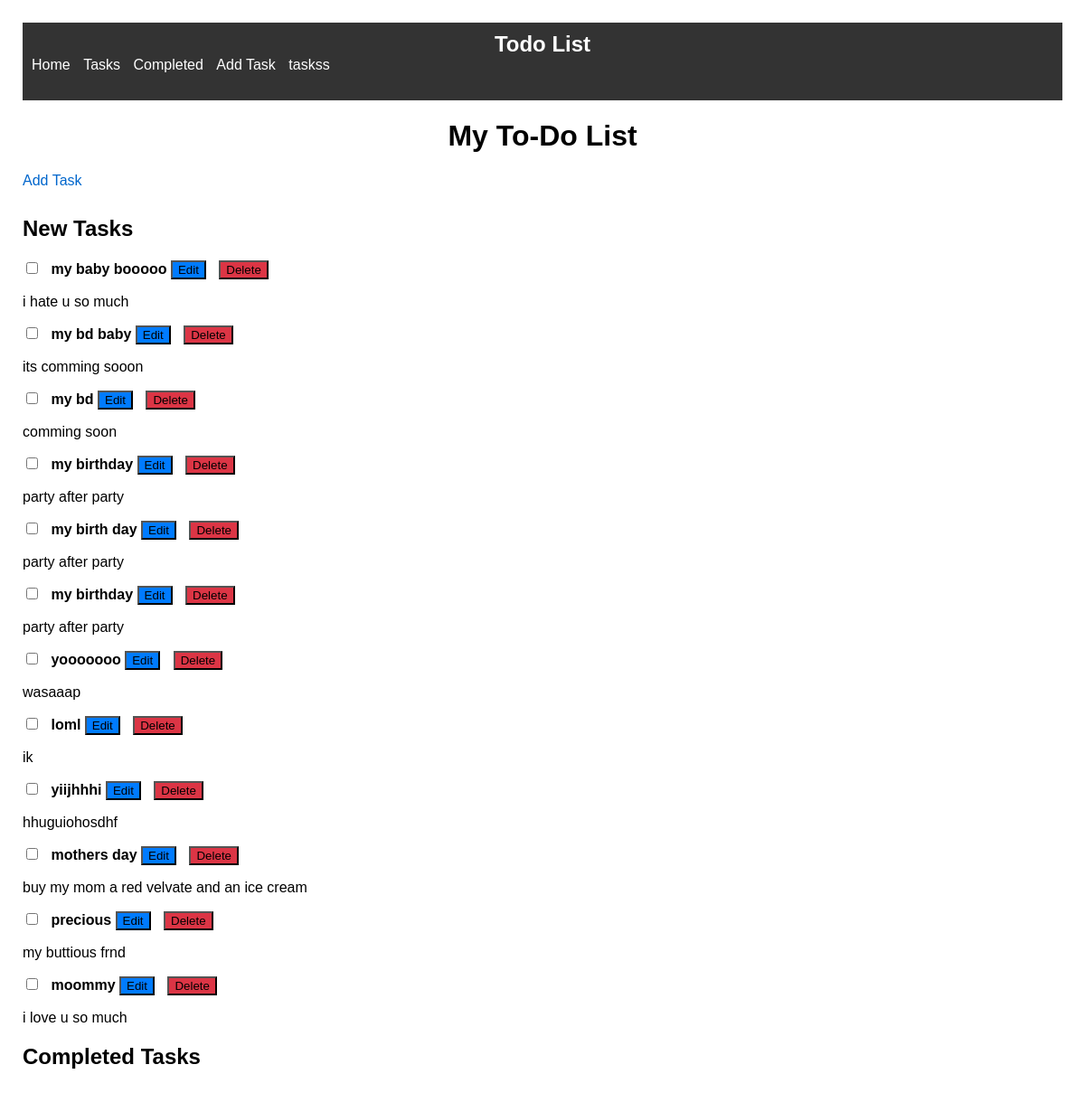
Page /tasklist/ on the earlier database version.
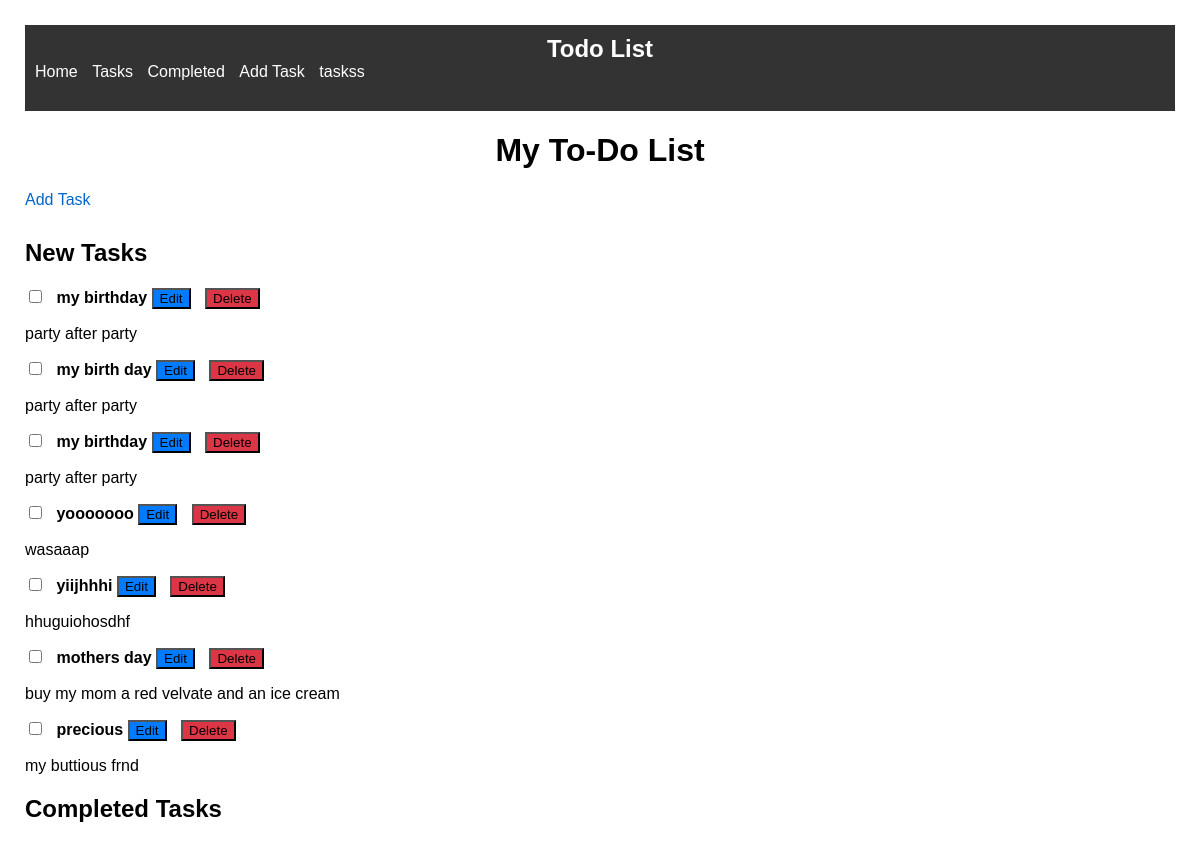
Same page on the later database version.
### tasks/models.py (models this page shows, shortened)
class Task(models.Model):
    title = models.CharField(max_length=200)
    description = models.TextField()
    completed = models.BooleanField(default=False)

### tasks/views.py (the view)
# urls.py: path('tasklist/', views.task_list, name='tasklist'),
def task_list(request):
    tasks = Task.objects.all()
    return render(request, 'tasklist.html', {'tasks': tasks})

### tasks/templates/tasklist.html (shortened to what this page needs)
{% extends 'base.html' %}
{% load static %}
{% block content %}
    <h1>My To-Do List</h1>
    <link rel="stylesheet" href="{% static 'tasks.css' %}">
    <a href="{% url 'tasks:add_task' %}">Add Task</a>
    <h2>New Tasks</h2>
    {% for task in tasks %}
        {% if not task.completed %}
            <div class="task-item">
                <input type="checkbox" {% if task.completed %}checked{% endif %}>
                <strong>{{ task.title }}</strong>
                <button class="edit-button" onclick="location.href='{% url 'tasks:edit_task' task.id %}'">Edit</button>
                <button class="delete-button" onclick="location.href='{% url 'tasks:delete_task' task.id %}'">Delete</button>
                <p>{{ task.description }}</p>
            </div>
        {% endif %}
    {% endfor %}
    <h2>Completed Tasks</h2>
{% endblock %}

Differences in the rows shown:
removed Task: title "my baby booooo", description "i hate u so much"
removed Task: title "my bd baby", description "its comming sooon"
removed Task: title "my bd", description "comming soon"
removed Task: title "loml", description "ik"
removed Task: title "moommy", description "i love u so much"
